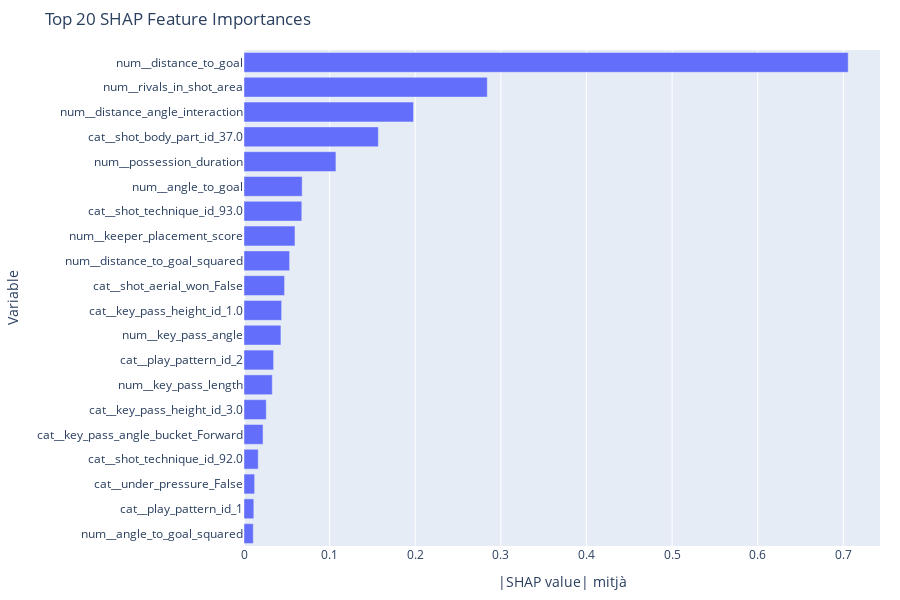
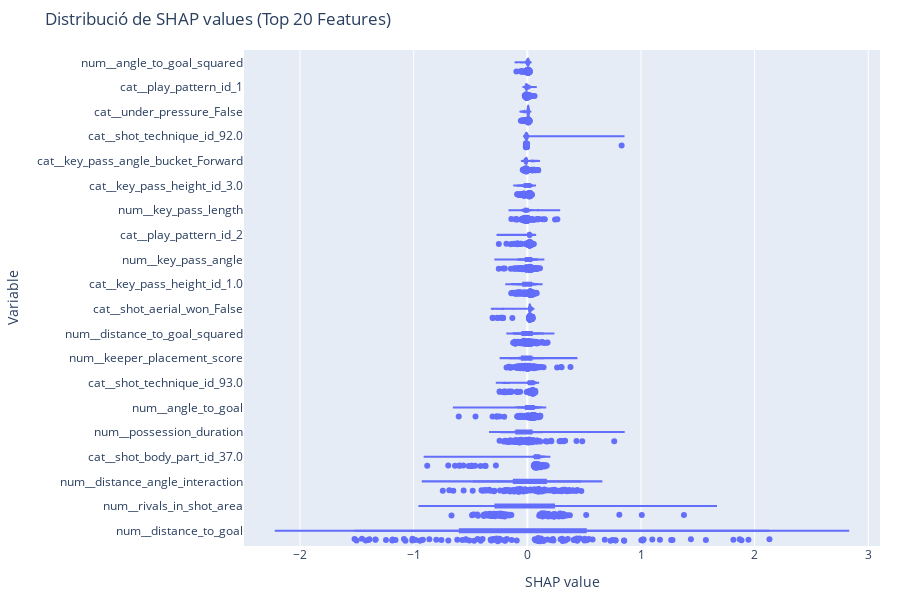

Notebook code for these charts, in order:
### Markdown cell above
### 10. Feature importances and SHAP analysis

### Code cell
# 1) Retrieve feature names after preprocessing
feature_names = final_pipeline.named_steps['preprocessor'].get_feature_names_out()

# 2) XGBoost gain-based importances (unchanged)
gain_scores = final_pipeline.named_steps['classifier'].get_booster().get_score(
    importance_type='gain'
)
importances = pd.Series(gain_scores)
importances.index = [feature_names[int(f[1:])] for f in importances.index]
importances = importances.sort_values(ascending=False)
print("Top 10 XGBoost feature importances:")
print(importances.head(10))

# 3) Sample for SHAP and preprocess
df_sample = X_test.sample(100, random_state=0)
X_transformed = final_pipeline.named_steps['preprocessor'].transform(df_sample)

# 4) Compute SHAP values
explainer = shap.TreeExplainer(
    final_pipeline.named_steps['classifier'],
    X_transformed,
    feature_perturbation="interventional"
)
shap_values = explainer.shap_values(X_transformed)

# 5) Interactive bar chart of mean |SHAP| importances
mean_abs = np.abs(shap_values).mean(axis=0)
shap_imp = pd.DataFrame({
    'feature': feature_names,
    'importance': mean_abs
}).sort_values('importance', ascending=False).head(20)

fig1 = px.bar(
    shap_imp,
    x='importance',
    y='feature',
    orientation='h',
    title='Top 20 SHAP Feature Importances',
    labels={'importance':'|SHAP value| mitjà', 'feature':'Variable'},
    height=600
)
fig1.update_layout(
    yaxis={'categoryorder':'total ascending'},
    margin={'l':150,'r':20,'t':50,'b':20}
)
fig1.show()

# 6) SHAP summary “beeswarm” via violin plot in Plotly
top_feats = shap_imp['feature'].tolist()
data = []
for feat in top_feats:
    idx = list(feature_names).index(feat)
    for sv, fv in zip(shap_values[:, idx], X_transformed[:, idx]):
        data.append({'feature': feat, 'shap_value': sv})
df_shap_long = pd.DataFrame(data)

fig2 = px.violin(
    df_shap_long,
    x='shap_value',
    y='feature',
    orientation='h',
    points='all',
    box=True,
    title='Distribució de SHAP values (Top 20 Features)',
    labels={'shap_value':'SHAP value', 'feature':'Variable'},
    height=600
)
fig2.update_layout(
    margin={'l':150,'r':20,'t':50,'b':20}
)
fig2.show()

### Figure 1 — Plotly figure (JSON) as saved in the notebook; plotly's stock layout.template omitted (floating-point values rounded to 4 significant figures)
{"data": [{"hovertemplate": "|SHAP value| mitjà=%{x}<br>Variable=%{y}<extra></extra>", "legendgroup": "", "marker": {"color": "#636efa", "pattern": {"shape": ""}}, "name": "", "orientation": "h", "showlegend": false, "textposition": "auto", "type": "bar", "x": [0.7057, 0.2841, 0.198, 0.1569, 0.1074, 0.06792, 0.06749, 0.05952, 0.05324, 0.04737, 0.04396, 0.04312, 0.03457, 0.033, 0.026, 0.02224, 0.01659, 0.01243, 0.01146, 0.01081], "xaxis": "x", "y": ["num__distance_to_goal", "num__rivals_in_shot_area", "num__distance_angle_interaction", "cat__shot_body_part_id_37.0", "num__possession_duration", "num__angle_to_goal", "cat__shot_technique_id_93.0", "num__keeper_placement_score", "num__distance_to_goal_squared", "cat__shot_aerial_won_False", "cat__key_pass_height_id_1.0", "num__key_pass_angle", "cat__play_pattern_id_2", "num__key_pass_length", "cat__key_pass_height_id_3.0", "cat__key_pass_angle_bucket_Forward", "cat__shot_technique_id_92.0", "cat__under_pressure_False", "cat__play_pattern_id_1", "num__angle_to_goal_squared"], "yaxis": "y"}], "layout": {"barmode": "relative", "height": 600, "legend": {"tracegroupgap": 0}, "margin": {"b": 20, "l": 150, "r": 20, "t": 50}, "title": {"text": "Top 20 SHAP Feature Importances"}, "xaxis": {"anchor": "y", "domain": [0, 1], "title": {"text": "|SHAP value| mitjà"}}, "yaxis": {"anchor": "x", "categoryorder": "total ascending", "domain": [0, 1], "title": {"text": "Variable"}}}}

### Figure 2 — Plotly figure (JSON) as saved in the notebook; plotly's stock layout.template omitted (floating-point values rounded to 4 significant figures; data arrays with more than 128 entries replaced by an {"elided": "..."} marker saying what was removed)
{"data": [{"alignmentgroup": "True", "box": {"visible": true}, "hovertemplate": "SHAP value=%{x}<br>Variable=%{y}<extra></extra>", "legendgroup": "", "marker": {"color": "#636efa"}, "name": "", "offsetgroup": "", "orientation": "h", "points": "all", "scalegroup": "True", "showlegend": false, "type": "violin", "x": {"elided": "2000 float values"}, "x0": " ", "xaxis": "x", "y": {"elided": "2000 str values"}, "y0": " ", "yaxis": "y"}], "layout": {"height": 600, "legend": {"tracegroupgap": 0}, "margin": {"b": 20, "l": 150, "r": 20, "t": 50}, "title": {"text": "Distribució de SHAP values (Top 20 Features)"}, "violinmode": "group", "xaxis": {"anchor": "y", "domain": [0, 1], "title": {"text": "SHAP value"}}, "yaxis": {"anchor": "x", "domain": [0, 1], "title": {"text": "Variable"}}}}
